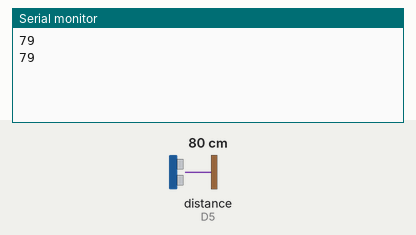
A sketch run on a simulated ESP8266 (NodeMCU). Parts: the last lines printed to the serial monitor. Wiring (inferred from the names in the program): ultrasonic range finder: trigger D4; echo D5. The test bench sets the inputs (shaded band); at power-on: distance to the obstacle (sensor on D5) 80 cm. The echo pulse lasts 58.3 µs per cm.

Above: at 1.8 s.
1.9 s: distance to the obstacle (sensor on D5) set to 2 cm
At 2.8 s:
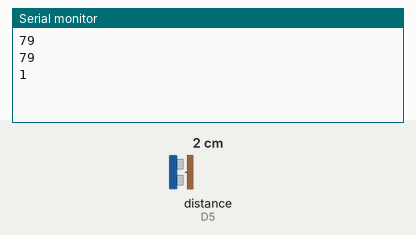
3.4 s: distance to the obstacle (sensor on D5) set to 4 cm
At 4.8 s:
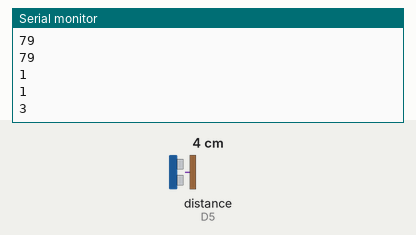
Timing chart, 0 to 6.4 s (numbered marks = the images above; inputs shaded):
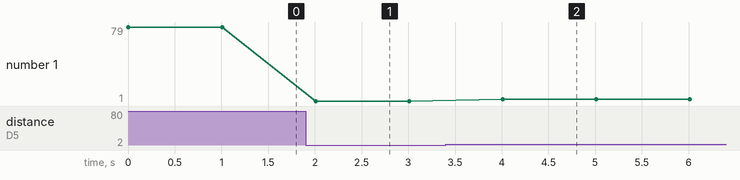

Measured:
- after the input at 1.9 s, the serial monitor: prints a new line after 0.11 s (image 1)
- after the input at 3.4 s, the serial monitor: prints a new line after 0.61 s (image 2)
- plotted number 1: 79 → 1 after the input at 1.9 s, 1 → 3 after the input at 3.4 s

The sketch:

Ultrasonic_Functional_approach.ino
```cpp
const int trigPin = D4;
const int echoPin = D5;

long duration;
long distance;

void setup() {
  pinMode(trigPin, OUTPUT);
  pinMode(echoPin, INPUT);
  Serial.begin(9600);
}

int UltrasonicLength(int tri,int echo){
  digitalWrite(tri, LOW);
  delayMicroseconds(2);

  digitalWrite(tri, HIGH);
  delayMicroseconds(10);
  digitalWrite(tri, LOW);

  duration = pulseIn(echo, HIGH);

  distance = duration * 0.034 / 2;

  return distance;
}

void loop() {
  distance = UltrasonicLength(D4,D5);
  Serial.println(distance);

  delay(1000);
}
```
